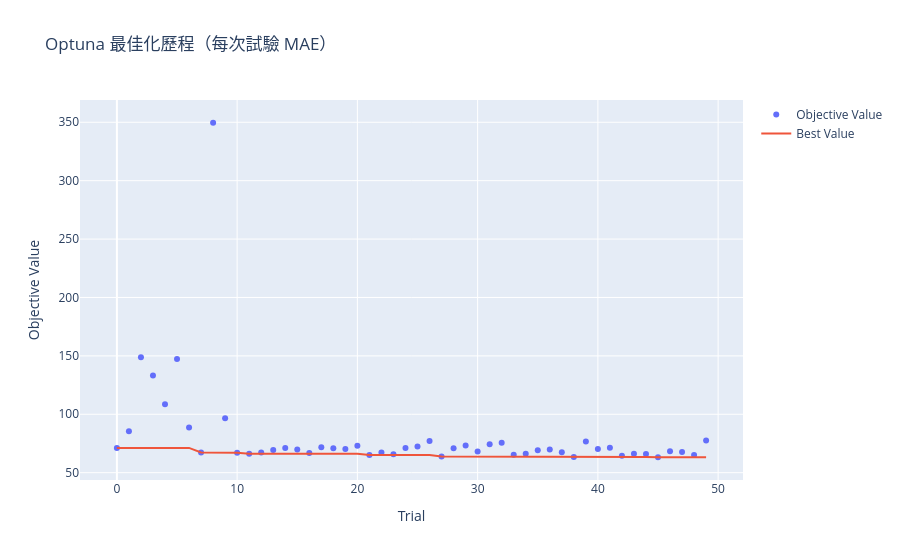
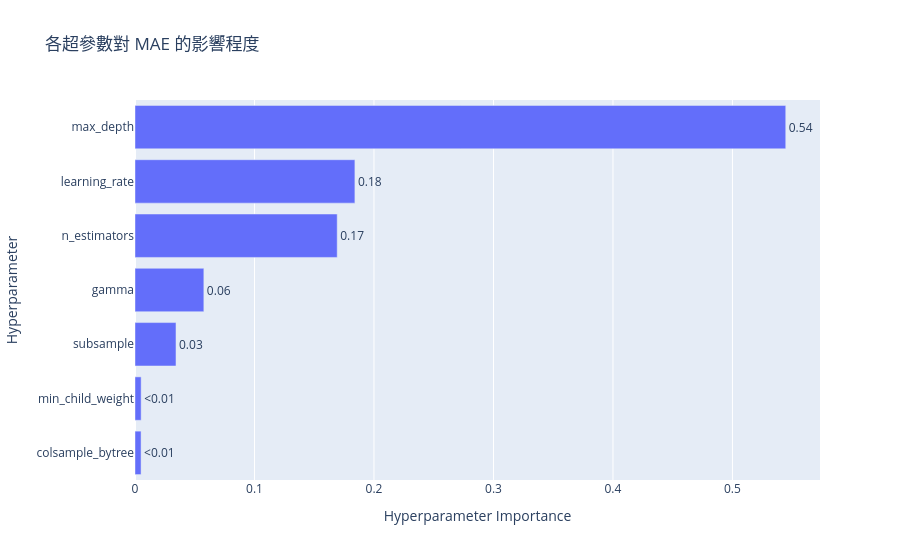

The notebook cell saved with these charts, in order:
### Code cell
# 最佳化歷程曲線
fig_hist = optuna.visualization.plot_optimization_history(study)
fig_hist.update_layout(title='Optuna 最佳化歷程（每次試驗 MAE）')
fig_hist.show()

# 超參數重要性（哪個參數對 MAE 影響最大）
fig_imp = optuna.visualization.plot_param_importances(study)
fig_imp.update_layout(title='各超參數對 MAE 的影響程度')
fig_imp.show()

### Figure 1 — Plotly figure (JSON) as saved in the notebook; plotly's stock layout.template omitted (floating-point values rounded to 4 significant figures)
{"data": [{"mode": "markers", "name": "Objective Value", "type": "scatter", "x": [0, 1, 2, 3, 4, 5, 6, 7, 8, 9, 10, 11, 12, 13, 14, 15, 16, 17, 18, 19, 20, 21, 22, 23, 24, 25, 26, 27, 28, 29, 30, 31, 32, 33, 34, 35, 36, 37, 38, 39, 40, 41, 42, 43, 44, 45, 46, 47, 48, 49], "y": [71.2, 85.49, 148.9, 133.3, 108.6, 147.3, 88.69, 67.36, 349.6, 96.57, 67.14, 66.15, 67.27, 69.47, 71.21, 69.92, 66.85, 71.82, 70.88, 70.18, 73.07, 65.19, 67.36, 65.86, 71.23, 72.41, 77.1, 63.87, 71.01, 73.29, 68.05, 74.43, 75.54, 65.32, 66.11, 69.24, 69.74, 67.4, 63.48, 76.77, 70.33, 71.26, 64.47, 66.17, 65.93, 63.21, 68.44, 67.77, 65.17, 77.58]}, {"mode": "lines", "name": "Best Value", "type": "scatter", "x": [0, 1, 2, 3, 4, 5, 6, 7, 8, 9, 10, 11, 12, 13, 14, 15, 16, 17, 18, 19, 20, 21, 22, 23, 24, 25, 26, 27, 28, 29, 30, 31, 32, 33, 34, 35, 36, 37, 38, 39, 40, 41, 42, 43, 44, 45, 46, 47, 48, 49], "y": [71.2, 71.2, 71.2, 71.2, 71.2, 71.2, 71.2, 67.36, 67.36, 67.36, 67.14, 66.15, 66.15, 66.15, 66.15, 66.15, 66.15, 66.15, 66.15, 66.15, 66.15, 65.19, 65.19, 65.19, 65.19, 65.19, 65.19, 63.87, 63.87, 63.87, 63.87, 63.87, 63.87, 63.87, 63.87, 63.87, 63.87, 63.87, 63.48, 63.48, 63.48, 63.48, 63.48, 63.48, 63.48, 63.21, 63.21, 63.21, 63.21, 63.21]}, {"marker": {"color": "#cccccc"}, "mode": "markers", "name": "Infeasible Trial", "showlegend": false, "type": "scatter", "x": [], "y": []}], "layout": {"title": {"text": "Optuna 最佳化歷程（每次試驗 MAE）"}, "xaxis": {"title": {"text": "Trial"}}, "yaxis": {"title": {"text": "Objective Value"}}}}

### Figure 2 — Plotly figure (JSON) as saved in the notebook; plotly's stock layout.template omitted (floating-point values rounded to 4 significant figures)
{"data": [{"cliponaxis": false, "hovertemplate": ["colsample_bytree (FloatDistribution): 0.005074817240471384<extra></extra>", "min_child_weight (IntDistribution): 0.005139780011198853<extra></extra>", "subsample (FloatDistribution): 0.03430435699504977<extra></extra>", "gamma (FloatDistribution): 0.05762177413885327<extra></extra>", "n_estimators (IntDistribution): 0.16922621410829788<extra></extra>", "learning_rate (FloatDistribution): 0.1840303701705293<extra></extra>", "max_depth (IntDistribution): 0.5446026873355996<extra></extra>"], "name": "Objective Value", "orientation": "h", "text": ["<0.01", "<0.01", "0.03", "0.06", "0.17", "0.18", "0.54"], "textposition": "outside", "type": "bar", "x": [0.005075, 0.00514, 0.0343, 0.05762, 0.1692, 0.184, 0.5446], "y": ["colsample_bytree", "min_child_weight", "subsample", "gamma", "n_estimators", "learning_rate", "max_depth"]}], "layout": {"title": {"text": "各超參數對 MAE 的影響程度"}, "xaxis": {"title": {"text": "Hyperparameter Importance"}}, "yaxis": {"title": {"text": "Hyperparameter"}}}}
